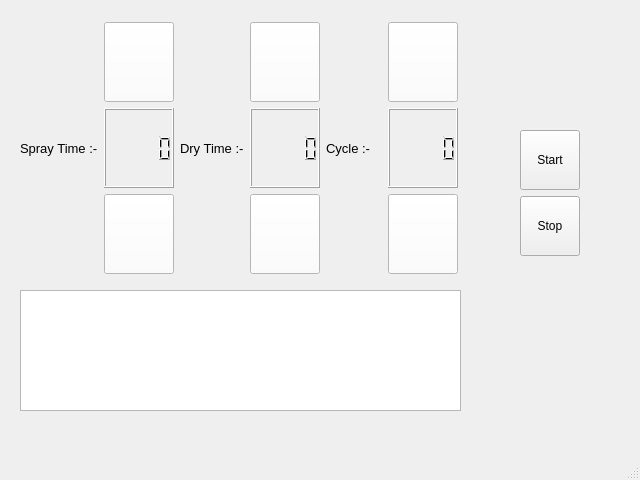
<?xml version="1.0" encoding="UTF-8"?>
<ui version="4.0">
 <class>MainWindow</class>
 <widget class="QMainWindow" name="MainWindow">
  <property name="geometry">
   <rect>
    <x>0</x>
    <y>0</y>
    <width>640</width>
    <height>480</height>
   </rect>
  </property>
  <property name="minimumSize">
   <size>
    <width>7</width>
    <height>0</height>
   </size>
  </property>
  <property name="windowTitle">
   <string>MainWindow</string>
  </property>
  <widget class="QWidget" name="centralwidget">
   <widget class="QPlainTextEdit" name="plainTextEdit_ob">
    <property name="geometry">
     <rect>
      <x>20</x>
      <y>290</y>
      <width>441</width>
      <height>121</height>
     </rect>
    </property>
    <property name="font">
     <font>
      <pointsize>10</pointsize>
     </font>
    </property>
   </widget>
   <widget class="QWidget" name="">
    <property name="geometry">
     <rect>
      <x>20</x>
      <y>20</y>
      <width>438</width>
      <height>256</height>
     </rect>
    </property>
    <layout class="QGridLayout" name="gridLayout">
     <item row="0" column="0">
      <widget class="QLabel" name="label">
       <property name="font">
        <font>
         <pointsize>10</pointsize>
        </font>
       </property>
       <property name="text">
        <string>Spray Time :-</string>
       </property>
      </widget>
     </item>
     <item row="0" column="1">
      <layout class="QVBoxLayout" name="verticalLayout">
       <item>
        <widget class="QPushButton" name="pb_up_s_ob">
         <property name="minimumSize">
          <size>
           <width>70</width>
           <height>80</height>
          </size>
         </property>
         <property name="maximumSize">
          <size>
           <width>60</width>
           <height>80</height>
          </size>
         </property>
         <property name="styleSheet">
          <string notr="true">background-color:white;</string>
         </property>
         <property name="text">
          <string/>
         </property>
         <property name="icon">
          <iconset>
           <normaloff>../Learn_02/up.png</normaloff>../Learn_02/up.png</iconset>
         </property>
         <property name="iconSize">
          <size>
           <width>60</width>
           <height>60</height>
          </size>
         </property>
        </widget>
       </item>
       <item>
        <widget class="QLCDNumber" name="lcdNumber_ob">
         <property name="minimumSize">
          <size>
           <width>70</width>
           <height>80</height>
          </size>
         </property>
         <property name="maximumSize">
          <size>
           <width>70</width>
           <height>80</height>
          </size>
         </property>
        </widget>
       </item>
       <item>
        <widget class="QPushButton" name="pb_dn_s_ob">
         <property name="minimumSize">
          <size>
           <width>70</width>
           <height>80</height>
          </size>
         </property>
         <property name="maximumSize">
          <size>
           <width>70</width>
           <height>80</height>
          </size>
         </property>
         <property name="styleSheet">
          <string notr="true">background-color:white;</string>
         </property>
         <property name="text">
          <string/>
         </property>
         <property name="icon">
          <iconset>
           <normaloff>../Learn_02/down.png</normaloff>../Learn_02/down.png</iconset>
         </property>
         <property name="iconSize">
          <size>
           <width>60</width>
           <height>60</height>
          </size>
         </property>
        </widget>
       </item>
      </layout>
     </item>
     <item row="0" column="2">
      <widget class="QLabel" name="label_2">
       <property name="font">
        <font>
         <pointsize>10</pointsize>
        </font>
       </property>
       <property name="text">
        <string>Dry Time :-</string>
       </property>
      </widget>
     </item>
     <item row="0" column="3">
      <layout class="QVBoxLayout" name="verticalLayout_2">
       <item>
        <widget class="QPushButton" name="pb_up_d_ob">
         <property name="minimumSize">
          <size>
           <width>70</width>
           <height>80</height>
          </size>
         </property>
         <property name="maximumSize">
          <size>
           <width>60</width>
           <height>80</height>
          </size>
         </property>
         <property name="styleSheet">
          <string notr="true">background-color:white;</string>
         </property>
         <property name="text">
          <string/>
         </property>
         <property name="icon">
          <iconset>
           <normaloff>../Learn_02/up.png</normaloff>../Learn_02/up.png</iconset>
         </property>
         <property name="iconSize">
          <size>
           <width>60</width>
           <height>60</height>
          </size>
         </property>
        </widget>
       </item>
       <item>
        <widget class="QLCDNumber" name="lcdNumber_ob_2">
         <property name="minimumSize">
          <size>
           <width>70</width>
           <height>80</height>
          </size>
         </property>
         <property name="maximumSize">
          <size>
           <width>70</width>
           <height>80</height>
          </size>
         </property>
        </widget>
       </item>
       <item>
        <widget class="QPushButton" name="pb_dn_d_ob">
         <property name="minimumSize">
          <size>
           <width>70</width>
           <height>80</height>
          </size>
         </property>
         <property name="maximumSize">
          <size>
           <width>70</width>
           <height>80</height>
          </size>
         </property>
         <property name="styleSheet">
          <string notr="true">background-color:white;</string>
         </property>
         <property name="text">
          <string/>
         </property>
         <property name="icon">
          <iconset>
           <normaloff>../Learn_02/down.png</normaloff>../Learn_02/down.png</iconset>
         </property>
         <property name="iconSize">
          <size>
           <width>60</width>
           <height>60</height>
          </size>
         </property>
        </widget>
       </item>
      </layout>
     </item>
     <item row="0" column="4">
      <widget class="QLabel" name="label_3">
       <property name="font">
        <font>
         <pointsize>10</pointsize>
        </font>
       </property>
       <property name="text">
        <string>Cycle :-</string>
       </property>
      </widget>
     </item>
     <item row="0" column="5">
      <layout class="QVBoxLayout" name="verticalLayout_3">
       <item>
        <widget class="QPushButton" name="pb_up_c_ob">
         <property name="minimumSize">
          <size>
           <width>70</width>
           <height>80</height>
          </size>
         </property>
         <property name="maximumSize">
          <size>
           <width>60</width>
           <height>80</height>
          </size>
         </property>
         <property name="styleSheet">
          <string notr="true">background-color:white;</string>
         </property>
         <property name="text">
          <string/>
         </property>
         <property name="icon">
          <iconset>
           <normaloff>../Learn_02/up.png</normaloff>../Learn_02/up.png</iconset>
         </property>
         <property name="iconSize">
          <size>
           <width>60</width>
           <height>60</height>
          </size>
         </property>
        </widget>
       </item>
       <item>
        <widget class="QLCDNumber" name="lcdNumber_ob_3">
         <property name="minimumSize">
          <size>
           <width>70</width>
           <height>80</height>
          </size>
         </property>
         <property name="maximumSize">
          <size>
           <width>70</width>
           <height>80</height>
          </size>
         </property>
        </widget>
       </item>
       <item>
        <widget class="QPushButton" name="pb_dn_c_ob">
         <property name="minimumSize">
          <size>
           <width>70</width>
           <height>80</height>
          </size>
         </property>
         <property name="maximumSize">
          <size>
           <width>70</width>
           <height>80</height>
          </size>
         </property>
         <property name="styleSheet">
          <string notr="true">background-color:white;</string>
         </property>
         <property name="text">
          <string/>
         </property>
         <property name="icon">
          <iconset>
           <normaloff>../Learn_02/down.png</normaloff>../Learn_02/down.png</iconset>
         </property>
         <property name="iconSize">
          <size>
           <width>60</width>
           <height>60</height>
          </size>
         </property>
        </widget>
       </item>
      </layout>
     </item>
    </layout>
   </widget>
   <widget class="QWidget" name="">
    <property name="geometry">
     <rect>
      <x>520</x>
      <y>130</y>
      <width>62</width>
      <height>128</height>
     </rect>
    </property>
    <layout class="QVBoxLayout" name="verticalLayout_4">
     <item>
      <widget class="QPushButton" name="pb_start_ob">
       <property name="minimumSize">
        <size>
         <width>60</width>
         <height>60</height>
        </size>
       </property>
       <property name="maximumSize">
        <size>
         <width>60</width>
         <height>60</height>
        </size>
       </property>
       <property name="text">
        <string>Start</string>
       </property>
      </widget>
     </item>
     <item>
      <widget class="QPushButton" name="pb_stop_ob">
       <property name="minimumSize">
        <size>
         <width>60</width>
         <height>60</height>
        </size>
       </property>
       <property name="maximumSize">
        <size>
         <width>60</width>
         <height>60</height>
        </size>
       </property>
       <property name="text">
        <string>Stop</string>
       </property>
      </widget>
     </item>
    </layout>
   </widget>
  </widget>
  <widget class="QMenuBar" name="menubar">
   <property name="geometry">
    <rect>
     <x>0</x>
     <y>0</y>
     <width>640</width>
     <height>21</height>
    </rect>
   </property>
  </widget>
  <widget class="QStatusBar" name="statusbar"/>
 </widget>
 <resources/>
 <connections/>
</ui>
